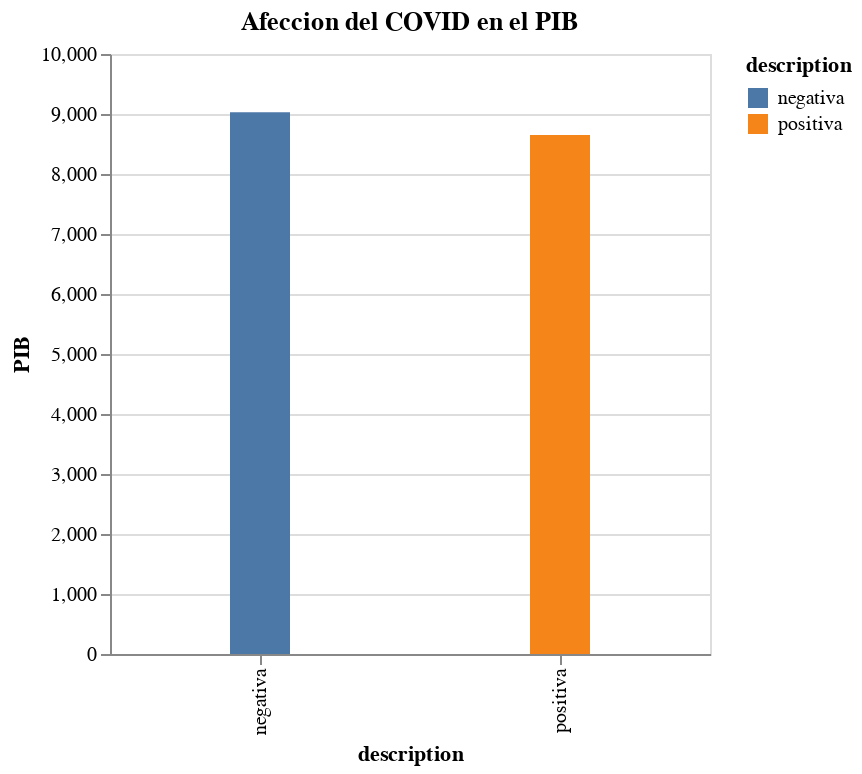

Notebook cell for this chart:
### Code cell
alt.Chart(df_pn).mark_bar(size=30).encode(
x='description',
y=alt.Y('value',title='PIB '),
color='description'
).properties(width=alt.Step(150),title='Afeccion del COVID en el PIB')

### Figure 1 — Vega-Lite specification as saved in the notebook (floating-point values rounded to 4 significant figures)
{"config": {"view": {"continuousWidth": 400, "continuousHeight": 300}}, "data": {"name": "data-26ebcac892858ed850aec39a21865271"}, "mark": {"type": "bar", "size": 30}, "encoding": {"color": {"type": "nominal", "field": "description"}, "x": {"type": "nominal", "field": "description"}, "y": {"type": "quantitative", "field": "value", "title": "PIB "}}, "title": "Afeccion del COVID en el PIB", "width": {"step": 150}, "$schema": "https://vega.github.io/schema/vega-lite/v4.8.1.json", "datasets": {"data-26ebcac892858ed850aec39a21865271": [{"description": "positiva", "value": 8648.0}, {"description": "negativa", "value": 9027.0}]}}
